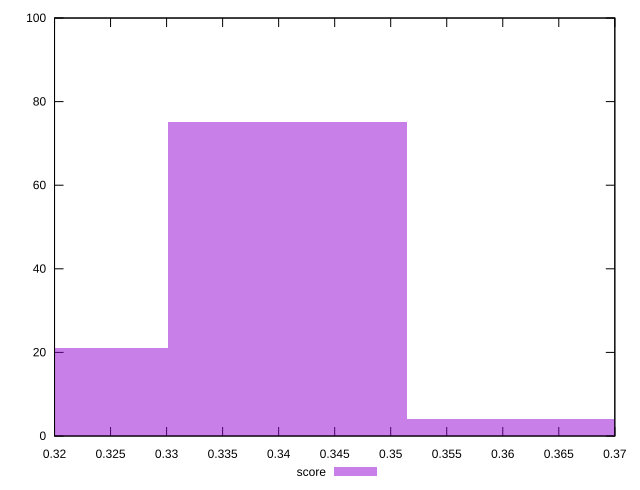

The gnuplot source for this figure:
reset

$score <<EOF
0.36207323624733234 4
0.34077481058572456 75
0.3194763849241168 21
EOF

set key outside below
set boxwidth 0.021298425661607785
set xrange [0.32:0.37]
set yrange [0:100]
set trange [0:100]
set style fill transparent solid 0.5 noborder
set terminal svg size 640, 490 enhanced background rgb 'white'
set output "report_00019_2021-02-10T18-14-37.922Z//unused-javascript/samples/pages+cached+noadtech/score/histogram.svg"

plot $score title "score" with boxes

reset
